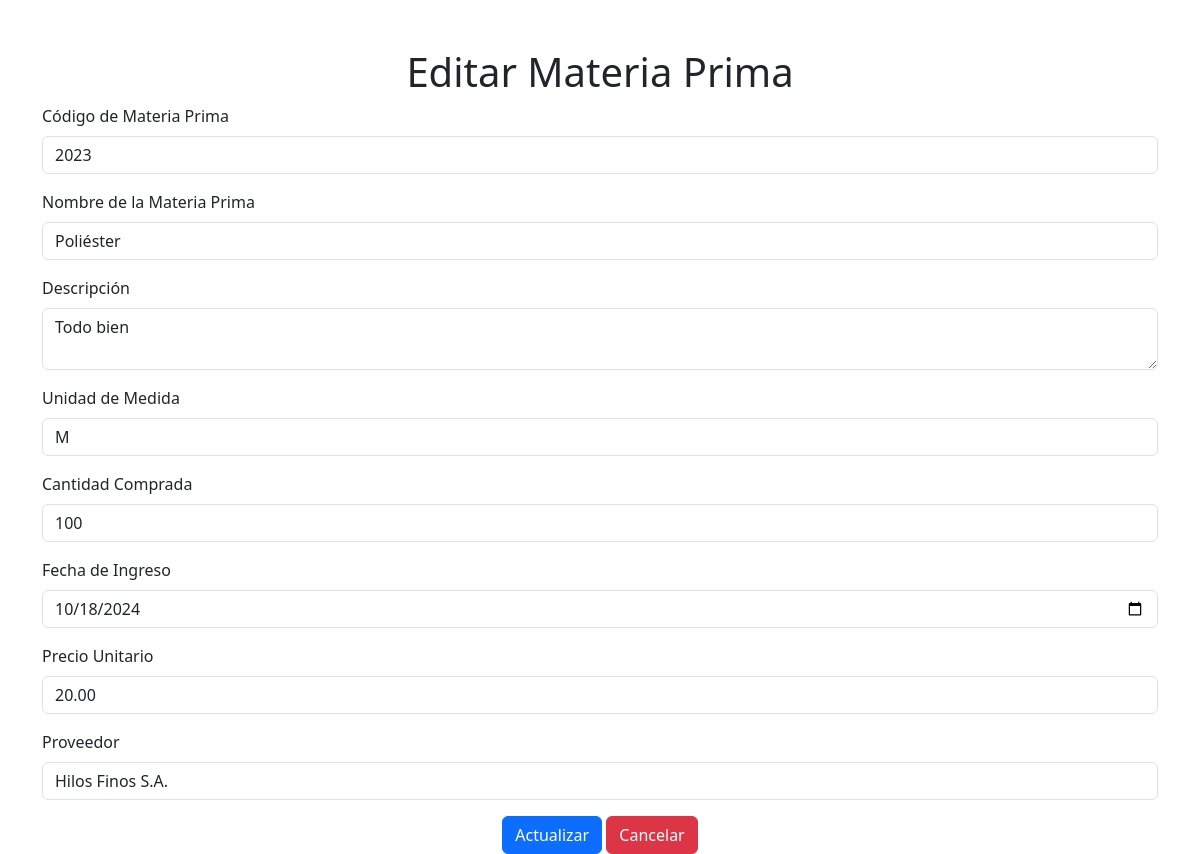
/APF/APF/index.php?accion=editar&id=3, run on the app's committed database.
### tables this page shows
CREATE TABLE `ingresomateriaprima` (
  `id_ingreso` int(11) NOT NULL,
  `codigo_materia_prima` varchar(50) NOT NULL,
  `nombre_materia_prima` varchar(255) NOT NULL,
  `descripcion` text DEFAULT NULL,
  `unidad_medida` varchar(50) DEFAULT NULL,
  `cantidad_comprada` int(11) NOT NULL,
  `precio_unitario` decimal(10,2) NOT NULL,
  `fecha_ingreso` date NOT NULL,
  `id_proveedor` int(11) DEFAULT NULL
);

CREATE TABLE `proveedores` (
  `id_proveedor` int(11) NOT NULL,
  `nombre_proveedor` varchar(255) NOT NULL,
  `nit_proveedor` varchar(50) NOT NULL,
  `telefono_proveedor` varchar(20) DEFAULT NULL,
  `email_proveedor` varchar(100) DEFAULT NULL,
  `direccion_proveedor` varchar(255) DEFAULT NULL,
  `condiciones_pago` varchar(100) DEFAULT NULL
);

### APF/APF/Modelo/MateriaPrima.php (called while the page is built, shortened)
<?php
class MateriaPrima {
    private $conn;
    public function __construct($db) {
        $this->conn = $db;
    }
    public function obtenerMateriaPrimaPorId($id) {
        $query = "SELECT * FROM IngresoMateriaPrima WHERE id_ingreso = :id";
        $stmt = $this->conn->prepare($query);
        $stmt->bindParam(':id', $id, PDO::PARAM_INT);
        $stmt->execute();
        return $stmt->fetch(PDO::FETCH_ASSOC);
    }
}
?>

### APF/APF/Vista/editarMateriaPrima.php (the view, shortened to what this page needs)
<!DOCTYPE html>
<html lang="es">
<head>
    <link rel="stylesheet" href="https://cdn.jsdelivr.net/npm/bootstrap@5.3.0-alpha1/dist/css/bootstrap.min.css">
</head>
<body>
    <div class="container mt-5">
        <h1 class="text-center">Editar Materia Prima</h1>
        <?php if (isset($materiaPrima) && isset($proveedores)): ?>
            <form action="index.php?accion=actualizar" method="post">
                <div class="mb-3">
                    <label for="codigo_materia_prima" class="form-label">Código de Materia Prima</label>
                    <input type="text" class="form-control" id="codigo_materia_prima" name="codigo_materia_prima" value="<?php echo htmlspecialchars($materiaPrima['codigo_materia_prima']); ?>" required>
                </div>
                <div class="mb-3">
                    <label for="nombre" class="form-label">Nombre de la Materia Prima</label>
                    <input type="text" class="form-control" id="nombre_materia_prima" name="nombre_materia_prima" value="<?php echo htmlspecialchars($materiaPrima['nombre_materia_prima']); ?>" required>
                </div>
                <div class="mb-3">
                    <label for="descripcion" class="form-label">Descripción</label>
                    <textarea class="form-control" id="descripcion" name="descripcion" required><?php echo htmlspecialchars($materiaPrima['descripcion']); ?></textarea>
                </div>
                <div class="mb-3">
                    <label for="unidad_medida" class="form-label">Unidad de Medida</label>
                    <input type="text" class="form-control" id="unidad_medida" name="unidad_medida" value="<?php echo htmlspecialchars($materiaPrima['unidad_medida']); ?>" required>
                </div>
                <div class="mb-3">
                    <label for="cantidad_comprada" class="form-label">Cantidad Comprada</label>
                    <input type="number" class="form-control" id="cantidad_comprada" name="cantidad_comprada" value="<?php echo htmlspecialchars($materiaPrima['cantidad_comprada']); ?>" required>
                </div>
                <div class="mb-3">
                    <label for="fecha_ingreso" class="form-label">Fecha de Ingreso</label>
                    <input type="date" class="form-control" id="fecha_ingreso" name="fecha_ingreso" value="<?php echo htmlspecialchars($materiaPrima['fecha_ingreso']); ?>" required>
                </div>
                <div class="mb-3">
                    <label for="precio_unitario" class="form-label">Precio Unitario</label>
                    <input type="number" class="form-control" id="precio_unitario" name="precio_unitario" step="0.01" value="<?php echo htmlspecialchars($materiaPrima['precio_unitario']); ?>" required>
                </div>
                <div class="mb-3">
                    <label for="id_proveedor" class="form-label">Proveedor</label>
                    <select class="form-control" id="id_proveedor" name="id_proveedor" required>
                        <?php foreach ($proveedores as $proveedor): ?>
                            <option value="<?php echo $proveedor['id_proveedor']; ?>" <?php if ($proveedor['id_proveedor'] == $materiaPrima['id_proveedor']) echo 'selected'; ?>>
                                <?php echo htmlspecialchars($proveedor['nombre_proveedor']); ?>
                            </option>
                        <?php endforeach; ?>
                    </select>
                </div>
                <div class="text-center">
                    <button type="submit" class="btn btn-primary">Actualizar</button>
                    <button type="button" class="btn btn-danger" onclick="window.history.back();">Cancelar</button>
                </div>
            </form>
        <?php else: ?>
            <p class="text-danger">Error: No se encontraron los datos de la materia prima o los proveedores.</p>
        <?php endif; ?>
    </div>
</body>
</html>

### data on the page
ingresomateriaprima: codigo_materia_prima "2023", nombre_materia_prima "Poliéster", descripcion "Todo bien", unidad_medida "M", cantidad_comprada "100", fecha_ingreso "10/18/2024", precio_unitario "20.00", id_proveedor "Hilos Finos S.A."
